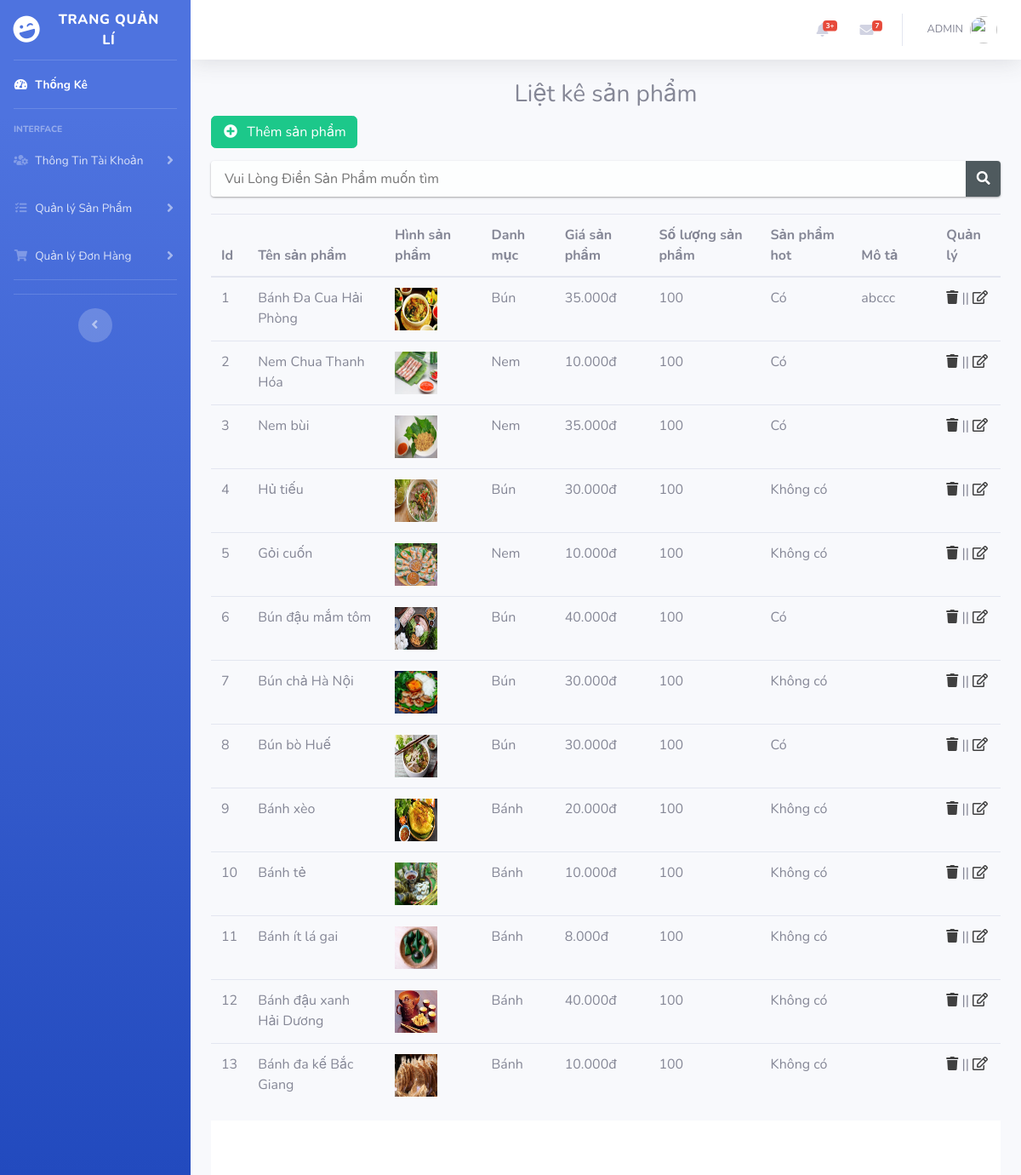
The app's page /product/list_product (signed in), older data.
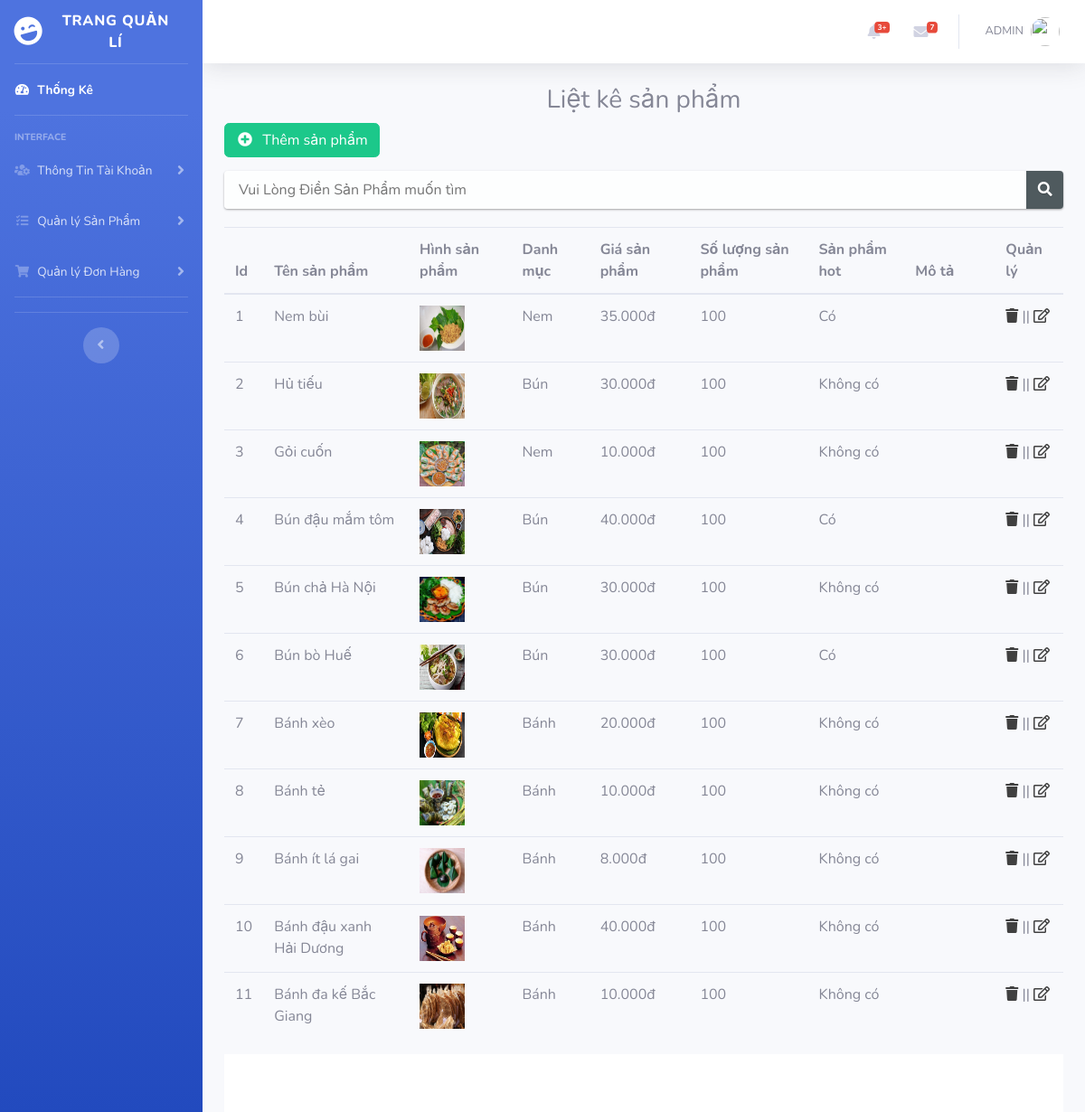
The same page, newer data.
### tables this page shows
CREATE TABLE `tbl_product` (
  `id_product` int(11) NOT NULL,
  `stock_id` int(11) NOT NULL,
  `title_product` varchar(255) NOT NULL,
  `price_product` varchar(100) NOT NULL,
  `desc_product` text NOT NULL,
  `quantity_product` int(11) NOT NULL,
  `image_product` varchar(100) NOT NULL,
  `id_category_product` int(11) NOT NULL,
  `product_hot` int(11) NOT NULL,
  `product_sale` varchar(255) NOT NULL
);

CREATE TABLE `tbl_category_product` (
  `id_category_product` int(11) NOT NULL,
  `title_category_product` varchar(100) NOT NULL,
  `desc_category_product` varchar(200) NOT NULL
);

### system/libs/Load.php (called while the page is built, shortened)
<?php
     class Load{
        public function view($fileName, $data = false){
            include 'app/views/'.$fileName.'.php';
        }
        public function model($fileName){
            return new $fileName();
        }
    }
?>

### app/controllers/product.php (called while the page is built, shortened)
<?php
    class product extends DController{
        public function list_product(){
            $this->load->view('cpanel/header');
           $this->load->view('cpanel/menu');
           $table_product = "tbl_product";
           $table_category = "tbl_category_product";
           $categorymodel = $this->load->model('categorymodel');
           $data['product'] = $categorymodel->product($table_product, $table_category);
           $this->load->view('cpanel/product/list_product', $data);
           $this->load->view('cpanel/footer');
       }
    }
?>

### system/libs/Database.php (called while the page is built, shortened)
<?php
    class Database extends PDO{
    public function select($sql,$data = array(),$fetchStyle = PDO::FETCH_ASSOC){
        $statement = $this->prepare($sql);
        $statement->execute();
        return $statement->fetchAll();
    }
}
?>

### app/models/categorymodel.php (called while the page is built, shortened)
<?php
    class categorymodel extends DModel{
        public function product($table_product, $table_category){
            $sql = "SELECT * FROM $table_product,$table_category WHERE $table_product.id_category_product=$table_category.id_category_product
            ORDER BY $table_product.id_product DESC ";
            return $this->db->select($sql);
        }
    }
?>

### system/libs/DController.php (called while the page is built, shortened)
<?php
    class DController{
        public function __construct(){
            $this->load = new Load();
        }
    }
?>

### system/libs/DModel.php (called while the page is built, shortened)
<?php
    class DModel{
        public function __construct(){
            $connect = 'mysql:dbname=pdo_blogs_ecommerce; host = localhost';
            $user = 'root';
            $pass = '';
            $this->db = new Database($connect,$user,$pass);
    }
}
?>

### app/views/cpanel/product/list_product.php (the view, shortened to what the changed rows need)
<div class="container">
<div style="text-align: left">
<table class="table">
<thead>
      <tr>
        <th>Id</th>
        <th>Tên sản phẩm</th>
        <th>Hình sản phẩm</th>
        <th>Danh mục</th>
        <th>Giá sản phẩm</th>
        <th>Số lượng sản phẩm</th>
        <th>Sản phẩm hot</th>
        <th width="100px;">Mô tả</th>
        <th>Quản lý</th>
      </tr>
</thead>
<?php
if(!empty($_POST["search"])){
  $search_value=$_POST["search"];
  if( $search_value !== '') {
    $con=new mysqli('127.0.0.1','root','','pdo_blogs_ecommerce');
    if($con->connect_error){
        echo 'Connection Faild: '.$con->connect_error;
        }else{
            $sql="select * from tbl_product where title_product like '%$search_value%'";
            $res=$con->query($sql);
            $i = 0;
            while($row=$res->fetch_assoc()){
              $id = $row['id_category_product'];
                      $sqlcategory = " SELECT * FROM tbl_category_product WHERE id_category_product = $id ";
                      $result = $con->query($sqlcategory);
                      while($rowcategory =  $result->fetch_assoc()){
              ?>
                <tr>
            <td><?php echo $row['id_product'] ?></td>
            <td><?php echo $row['title_product'] ?></td>
            <td><img src="<?php echo BASE_URL ?>/public/uploads/product/<?php echo $row['image_product'] ?>"height="50" width="50"></td>
            <td><?php echo $rowcategory['title_category_product'] ?></td>
            <td><?php echo number_format($row['price_product'],0,',','.').'đ' ?></td>
            <td><?php echo $row['quantity_product'] ?></td>
            <td><?php
            if($row['product_hot']==0){
              echo 'Không có';
            }else{
              echo 'Có';
            }
            ?></td>
            <td style="
        word-break: break-all;" ><?php echo $row['desc_product'] ?></td>
            <td>
            <a style="color:#404040;" href="<?php echo BASE_URL ?>/product/delete_product/<?php echo $row['id_product'] ?>"><i class="fas fa-trash"></i></a> ||
            <a style="color:#404040;" href="<?php echo BASE_URL ?>/product/edit_product/<?php echo $row['id_product'] ?>"><i class="far fa-edit"></i></a></td>
          </tr>
              <?php
               }
            }
            }
  }
  else{
    return null;
  }
?>
<?php
}else{
?>
    <tbody>
    <?php
    $i = 0;
    foreach($product as $key => $pro){
        $i++;
    ?>
      <tr>
        <td><?php echo $i ?></td>
        <td><?php echo $pro['title_product'] ?></td>
        <td><img src="<?php echo BASE_URL ?>/public/uploads/product/<?php echo $pro['image_product'] ?>"height="50" width="50"></td>
        <td><?php echo $pro['title_category_product'] ?></td>
        <td><?php echo number_format($pro['price_product'],0,',','.').'đ' ?></td>
        <td><?php echo $pro['quantity_product'] ?></td>
        <td><?php
        if($pro['product_hot']==0){
          echo 'Không có';
        }else{
          echo 'Có';
        }
        ?></td>
        <td style="
    word-break: break-all;" ><?php echo $pro['desc_product'] ?></td>
        <td>
        <a style="color:#404040;" href="<?php echo BASE_URL ?>/product/delete_product/<?php echo $pro['id_product'] ?>"><i class="fas fa-trash"></i></a> ||
        <a style="color:#404040;" href="<?php echo BASE_URL ?>/product/edit_product/<?php echo $pro['id_product'] ?>"><i class="far fa-edit"></i></a></td>
      </tr>
    <?php
    }
  }
    ?>
    </tbody>
</table>
</div>

Row changes from the older to the newer data that the page shows:
removed tbl_product: title_product "Bánh Đa Cua Hải Phòng", image_product (picture), id_category_product.title_category_product "Bún", price_product "35.000", quantity_product "100", product_hot "Có", desc_product "abccc"
removed tbl_product: title_product "Nem Chua Thanh Hóa", image_product (picture), id_category_product.title_category_product "Nem", price_product "10.000", quantity_product "100", product_hot "Có"
